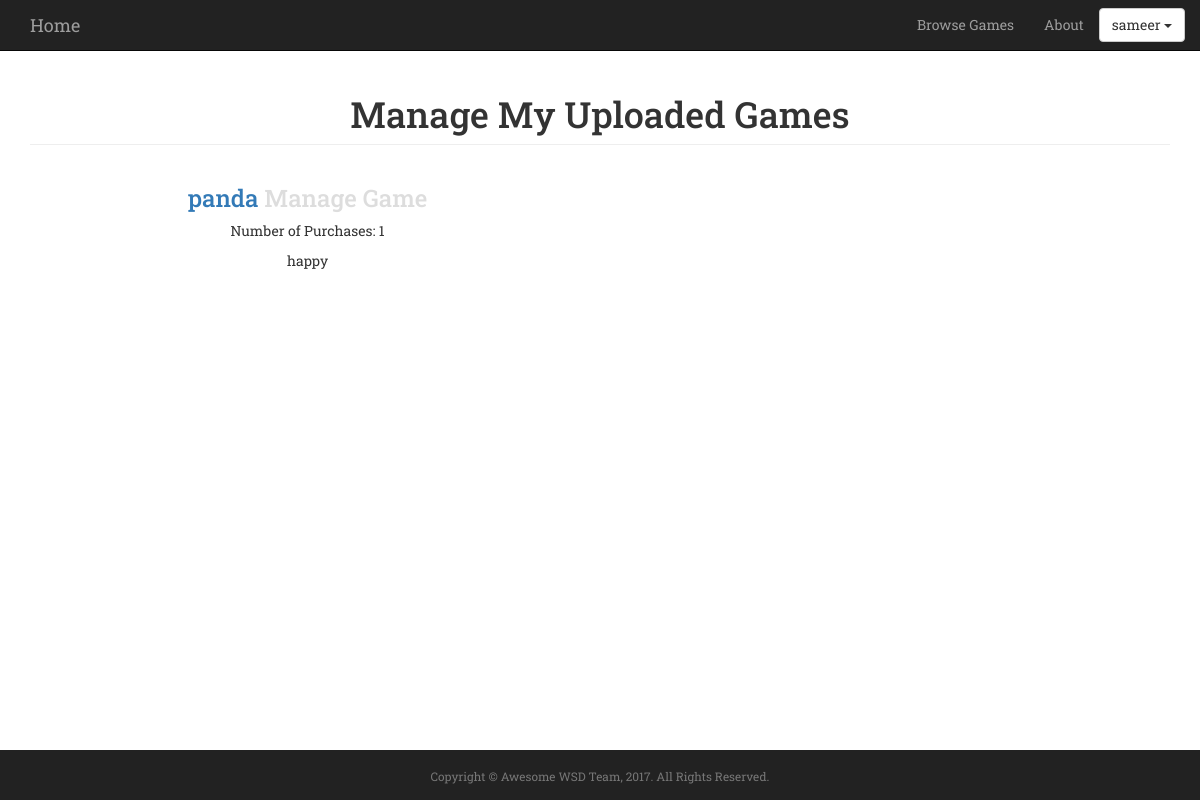
Page /myProfile/manageUploadedGames/ (signed in) on the earlier database version.
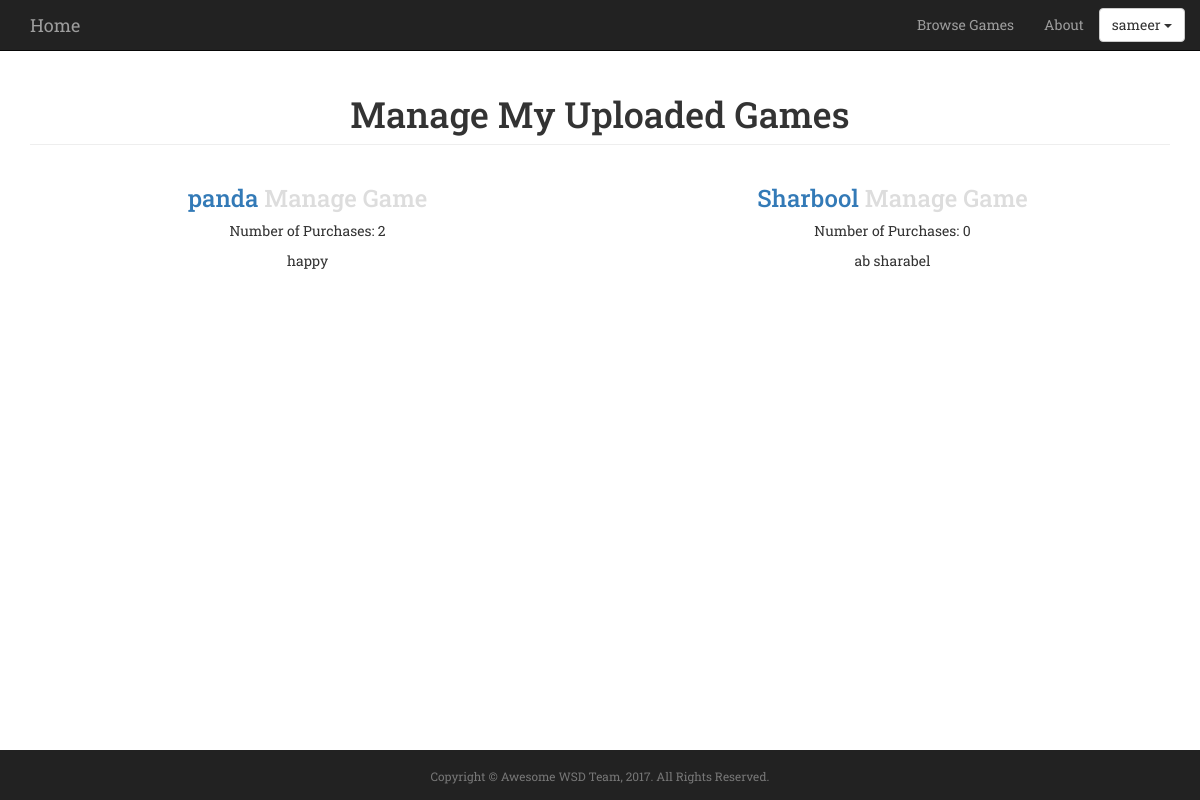
Same page on the later database version.
### awsomeProject/models.py (models this page shows, shortened)
class Game(models.Model):
	Category_Choices = (
		('Action', 'Action'),
		('Adventure', 'Adventure'),
		('Sports', 'Sports'),
		('Strategy', 'Strategy'),
		('Puzzle', 'Puzzle')
	)
	name = models.CharField(max_length=255, unique=True)
	url = models.URLField()
	price = models.FloatField()
	description = models.TextField(max_length=300, default='')
	created = models.DateField(default=now, editable=False)
	category = models.CharField(max_length=20, choices=Category_Choices, default='Action')
	image = CloudinaryField('image')
	""" Informative name for mode """

### awsomeProject/views.py (the view)
# urls.py: url(r'^myProfile/manageUploadedGames/$', views.manageUploadedGames, name='manageUploadedGames'),
@login_required(login_url='/login/')
def manageUploadedGames(request):
    developerProfile = UserProfile.objects.get(user=request.user)
    if developerProfile.isDeveloper:
        DeveloperGames = DeveloperGame.objects.all().filter(user=request.user) #Querying from the developer game table all objects whose user matches request.user
        games = []
        numberOfPurchasesList = []
        for developerGame in DeveloperGames:
            games.append(developerGame.game) # developerGame is an instance (a row in the database table) of DeveloperGames
            Purchases = Transaction.objects.all().filter(game=developerGame.game) #Querying from the Transaction table the all transactions objects with games matching the chosen game
            numberOfPurchasesList.append(len(Purchases))
        gamePurchases = zip(games, numberOfPurchasesList)
    else:
        return HttpResponseRedirect('/') #in case address is typed, this redirects them to home (secure stuff)
    return render(request, "manageUploadedGames.html", {"developerProfile": developerProfile, "gamePurchases": gamePurchases})

### awsomeProject/templates/manageUploadedGames.html (shortened to what this page needs)
{% extends "base.html" %}
{% block scriptsAndStylesheets %}
  {% load cloudinary %}
{% endblock %}
{% block main %}
<div class="col-lg-12">
                <h1 class="page-header"> Manage My Uploaded Games </h1>
</div>
{% for game, numberOfPurchases in gamePurchases %}
<div class="col-md-6 portfolio-item">
               <h3>
                   <a href={% url "game" game.name %}> {{game.name}}</a>
                   <a href={% url "manageGame" game.name %} style="color:#ddd;">Manage Game</a>
               </h3>
               <p> Number of Purchases: {{numberOfPurchases}}</p>
               <p> {{game.description}}</p>
</div>
{% endfor %}
{% endblock %}

Differences in the rows shown:
computed for Game "panda": numberOfPurchases "1" → "2"
added Game: name "Sharbool", numberOfPurchases "0", description "ab sharabel"
